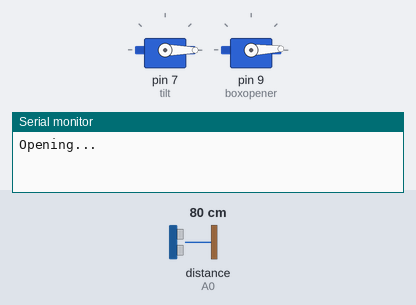
The sketch below on a simulated Arduino Uno, built with avr-gcc and run on an emulated ATmega328P. On the bench: 2 × servo, the last lines printed to the serial monitor. Inputs (shaded band) come from the test bench; at power-on: distance to the obstacle (sensor on A0) 80 cm.

Above: at 0.05 s.
At 1.55 s:
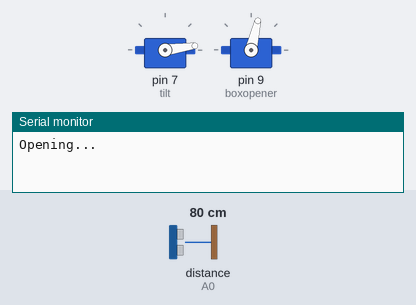
At 8.45 s:
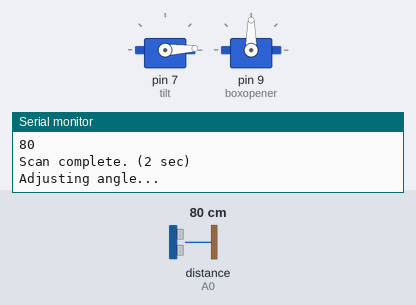
At 16.95 s:
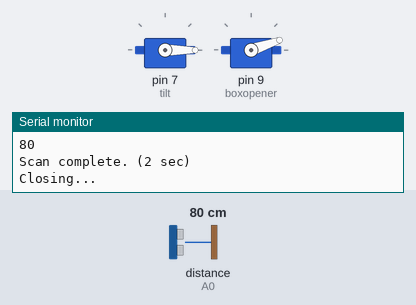
Timing chart, 0 to 25.1 s (numbered marks = the images above):
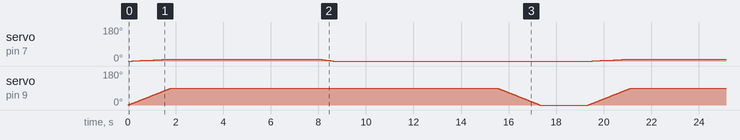

Measured:
- by itself, servo on pin 7 (tilt): repeats every 19.3 s: 2° 0.18 s, 3° 0.18 s, 4° 0.18 s, 5° 0.18 s, 6° 0.18 s, 7° 0.18 s, 8° 0.18 s, 9° 0.18 s, 10° 6.2 s, 9° 0.07 s, 8° 0.07 s, 7° 0.07 s, 6° 0.07 s, 5° 0.07 s, 4° 0.07 s, 3° 0.07 s, 2° 0.07 s, 1° 0.07 s, 0° 10.9 s, 1° 0.18 s

The sketch:

Mine_Box_Prototype.ino
```cpp
#include <SharpIR.h>
#include <Servo.h>
//#include <Math.h>

int pos=0;
Servo tilt;
Servo boxopener;

void setup()
{
  Serial.begin(9600);
  pinMode(2, INPUT);
  pinMode(3, INPUT);
  tilt.attach(7);
  boxopener.attach(9);
}

void loop ()
{
  SharpIR sharp(A0, 500, 99, 20150);
  //A0 port
  //250 readings before an average is calculated
  //90 % difference between two readings to be considered valid
  //20150 is the model number
  int tilty=0;

  Serial.print("Opening... ");
  for(int angle=0;angle<=90;angle++) {
    boxopener.write(angle);
    if(angle % 9 == 0) {
      tilt.write(tilty);
      tilty++;
    }
    delay(20);
  }

  //tilty is at 10

  Serial.print("open. (2 sec)\n");
  delay(2000);
  Serial.print("Scanning. (2.5 sec)\n");
  int dis=0;
  for(int j=0;j<4;j++) {
    dis=sharp.distance();
    Serial.print(dis);
    Serial.print(",\tand ");
    double opposite = (cos(0.1745329252) * dis);
    Serial.print(opposite);
    Serial.print(" tall\n");
    delay(500);
  }dis=sharp.distance();Serial.print(dis);Serial.print("\nScan complete. (2 sec)\n");
  delay(2000);

  Serial.print("Adjusting angle... ");
  for(tilty=10;tilty>=-10;tilty--) { //subtracts 20
    tilt.write(tilty);
    delay(70);
  }

  //tilty is at -10

  Serial.print("done. (2 sec)\n");
  delay(2000);
  Serial.print("Scanning. (2.5 sec)\n");
  dis=0;
  for(int j=0;j<4;j++) {
    dis=sharp.distance();
    Serial.print(dis);
    Serial.print("\tand ");
    double opposite = (cos(0.1745329252) * dis);
    Serial.print(opposite);
    Serial.print(" tall\n");
    delay(500);
  }dis=sharp.distance();Serial.print(dis);Serial.print("\nScan complete. (2 sec)\n");
  delay(2000);

  //tilty is at -10, still

  Serial.print("Closing... ");
  for(int angle=90;angle>=0;angle--) {
    boxopener.write(angle);
    if(angle % 9 == 0) { //adds 10
      tilt.write(tilty);
      tilty++;
    }
    delay(20);
  }

  //tilty is at 0

  Serial.print("closed. (2 sec)\n");
  delay(2000);
  Serial.print("\n\n");
}
```
